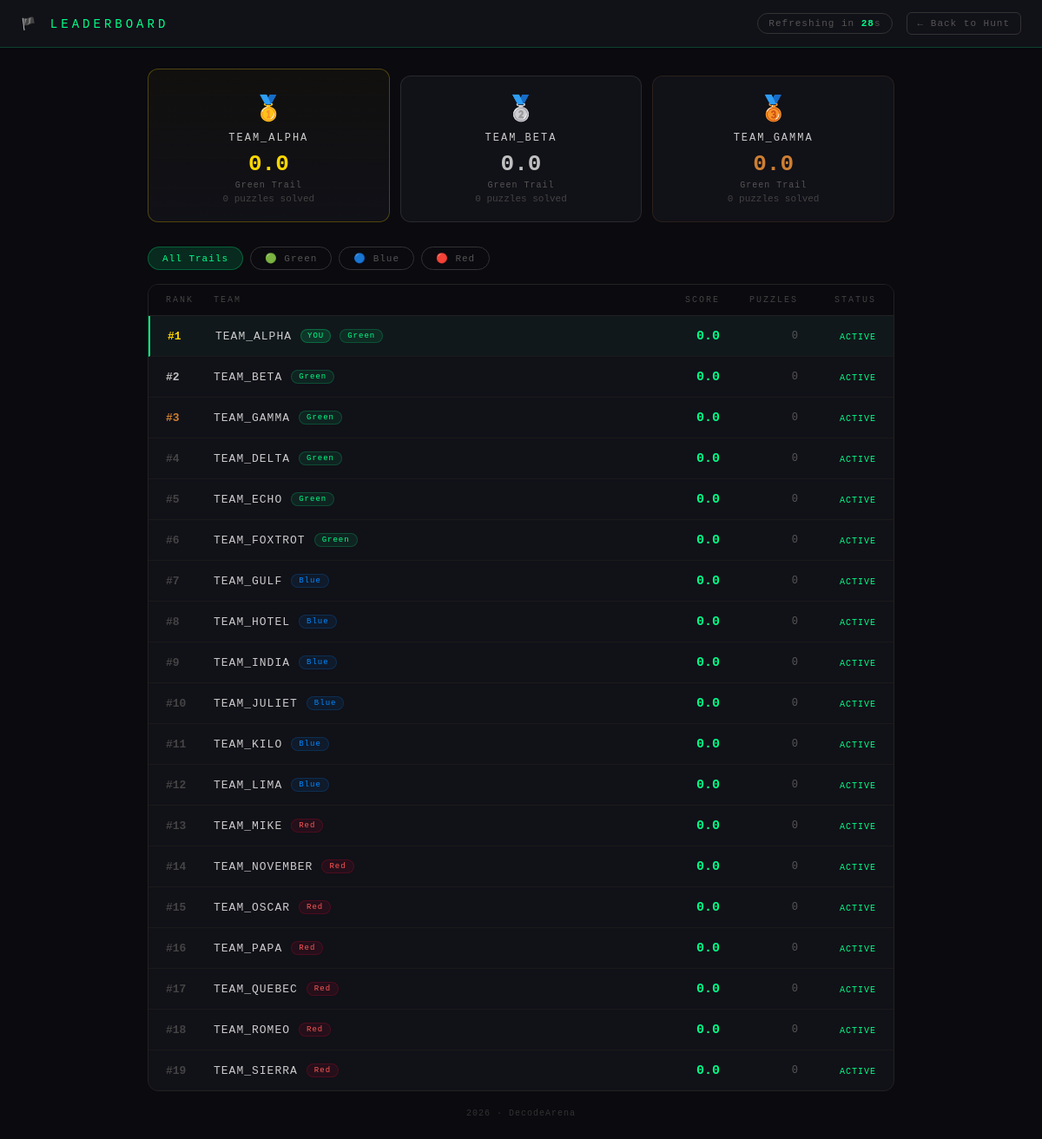
The page /leaderboard (signed in) on the database its author committed.
### tables this page shows
CREATE TABLE teams (
        id INTEGER PRIMARY KEY AUTOINCREMENT,
        team_name TEXT UNIQUE NOT NULL,
        password TEXT NOT NULL,
        trail TEXT NOT NULL,
        score REAL DEFAULT 0,
        puzzles_solved INTEGER DEFAULT 0,
        current_stage INTEGER DEFAULT 1,
        disqualified INTEGER DEFAULT 0
    );

### app.py (the view)
@app.route('/leaderboard')
def leaderboard():
    conn = get_db()
    c    = conn.cursor()
    c.execute('''SELECT team_name, trail, score, puzzles_solved
                 FROM teams
                 WHERE disqualified=0
                 ORDER BY score DESC, puzzles_solved DESC''')
    teams = c.fetchall()
    conn.close()
    remaining, status = get_time_remaining()
    return render_template('leaderboard.html',
                           teams=teams,
                           session=session,
                           time_remaining=remaining,
                           event_status=status)

### app.py (called while the page is built, shortened)
def get_event():
    conn = get_db()
    c = conn.cursor()
    c.execute('SELECT * FROM event_control WHERE id=1')
    event = c.fetchone()
    conn.close()
    return event

def get_time_remaining():
    event = get_event()
    if not event or event['status'] == 'waiting':
        return event['duration_seconds'], 'waiting'
    if event['status'] == 'ended':
        return 0, 'ended'

### database.py (called while the page is built)
def get_db():
    conn = sqlite3.connect('hunt.db')
    conn.row_factory = sqlite3.Row
    return conn

### templates/leaderboard.html (shortened to what this page needs)
<!DOCTYPE html>
<html lang="en">
<head>
</head>
<body>
<div class="navbar">
  <span class="nav-title">🏴 Leaderboard</span>
  <div class="nav-right">
    <div class="countdown-pill">
      Refreshing in <span id="countdown">30</span>s
    </div>
    <a href="/dashboard" class="back-btn">← Back to Hunt</a>
  </div>
</div>
<div class="main">
  {% if teams %}
  <div class="podium">
    {% for team in teams[:3] %}
    <div class="podium-card rank-{{ loop.index }}">
      <span class="medal">
        {{ '🥇' if loop.index == 1 else '🥈' if loop.index == 2 else '🥉' }}
      </span>
      <div class="podium-name">{{ team['team_name'] }}</div>
      <div class="podium-score">{{ "%.1f"|format(team['score']) }}</div>
      <div class="podium-trail">{{ team['trail'] }} Trail</div>
      <div class="podium-puzzles">{{ team['puzzles_solved'] }} puzzles solved</div>
    </div>
    {% endfor %}
  </div>
  <div class="filter-row">
    <button class="filter-btn active" id="filter-All"
            onclick="filterTrail('All')">All Trails</button>
    <button class="filter-btn" id="filter-Green"
            onclick="filterTrail('Green')">🟢 Green</button>
    <button class="filter-btn" id="filter-Blue"
            onclick="filterTrail('Blue')">🔵 Blue</button>
    <button class="filter-btn" id="filter-Red"
            onclick="filterTrail('Red')">🔴 Red</button>
  </div>
  <div class="table-card">
    <div class="table-header">
      <span>Rank</span>
      <span>Team</span>
      <span style="text-align:right">Score</span>
      <span style="text-align:right">Puzzles</span>
      <span style="text-align:right">Status</span>
    </div>
    {% for team in teams %}
    <div class="table-row
         {{ 'my-team' if team['team_name'] == session.get('team_name','') }}"
         data-trail="{{ team['trail'] }}">
      <span class="rank-cell
            {{ 'gold' if loop.index == 1 else
               'silver' if loop.index == 2 else
               'bronze' if loop.index == 3 else '' }}">
        #{{ loop.index }}
      </span>
      <div class="name-cell">
        <span class="team-name-text">{{ team['team_name'] }}</span>
        {% if team['team_name'] == session.get('team_name','') %}
        <span class="you-badge">YOU</span>
        {% endif %}
        <span class="trail-pill pill-{{ team['trail'] }}">
          {{ team['trail'] }}
        </span>
      </div>
      <span class="score-cell">{{ "%.1f"|format(team['score']) }}</span>
      <span class="puzzles-cell">{{ team['puzzles_solved'] }}</span>
      <span class="status-cell">
        {% if team['puzzles_solved'] >= 11 %}
        <span class="status-done">COMPLETE</span>
        {% else %}
        <span class="status-active">ACTIVE</span>
        {% endif %}
      </span>
    </div>
    {% endfor %}
  </div>
  {% endif %}
  <div class="footer">
    2026 · DecodeArena
  </div>
</div>
</body>
</html>

### templates/leaderboard.html (style rules this page uses)
* { box-sizing: border-box; margin: 0; padding: 0; }
body { font-family: 'Courier New', monospace; background: #0a0a0f; color: #cccccc; min-height: 100vh; }
.navbar { background: #111118; border-bottom: 0.5px solid #00ff8833; padding: 14px 24px; display: flex; justify-content: space-between; align-items: center; position: sticky; top: 0; z-index: 100; }
.nav-title { font-size: 14px; color: #00ff88; letter-spacing: 4px; text-transform: uppercase; }
.nav-right { display: flex; align-items: center; gap: 16px; }
.countdown-pill { font-size: 11px; color: #555; letter-spacing: 1px; border: 0.5px solid #333; padding: 5px 12px; border-radius: 20px; }
.countdown-pill span { color: #00ff88; font-weight: bold; }
.back-btn { font-size: 11px; color: #555; text-decoration: none; letter-spacing: 1px; border: 0.5px solid #333; padding: 6px 12px; border-radius: 6px; transition: all 0.2s; }
.main { max-width: 900px; margin: 0 auto; padding: 24px 20px; }
.podium { display: grid; grid-template-columns: 1fr 1fr 1fr; gap: 12px; margin-bottom: 28px; align-items: end; }
.podium-card { background: #111118; border: 0.5px solid #222; border-radius: 12px; padding: 20px 16px; text-align: center; position: relative; transition: transform 0.2s; }
.podium-card.rank-1 { border-color: #ffd70044; background: linear-gradient(180deg, #ffd70008 0%, #111118 100%); padding-top: 28px; }
.podium-card.rank-2 { border-color: #c0c0c022; }
.podium-card.rank-3 { border-color: #cd7f3222; }
.medal { font-size: 28px; margin-bottom: 10px; display: block; }
.podium-name { font-size: 12px; color: #cccccc; letter-spacing: 2px; text-transform: uppercase; margin-bottom: 8px; word-break: break-all; }
.podium-score { font-size: 26px; font-weight: bold; margin-bottom: 4px; }
.rank-1 .podium-score { color: #ffd700; }
.rank-2 .podium-score { color: #c0c0c0; }
.rank-3 .podium-score { color: #cd7f32; }
.podium-trail { font-size: 10px; color: #555; letter-spacing: 1px; margin-bottom: 4px; }
.podium-puzzles { font-size: 11px; color: #444; }
.filter-row { display: flex; gap: 8px; margin-bottom: 16px; }
.filter-btn { padding: 6px 16px; border-radius: 20px; font-size: 11px; font-family: 'Courier New', monospace; letter-spacing: 1px; cursor: pointer; border: 0.5px solid #333; background: transparent; color: #555; transition: all 0.15s; }
.filter-btn.active { background: #00ff8822; color: #00ff88; border-color: #00ff8844; }
.table-card { background: #111118; border: 0.5px solid #222; border-radius: 12px; overflow: hidden; }
.table-header { display: grid; grid-template-columns: 55px 1fr 90px 90px 90px; padding: 12px 20px; background: #0a0a0f; border-bottom: 0.5px solid #222; font-size: 10px; color: #444; letter-spacing: 2px; text-transform: uppercase; }
.table-row { display: grid; grid-template-columns: 55px 1fr 90px 90px 90px; padding: 14px 20px; border-bottom: 0.5px solid #1a1a1a; align-items: center; transition: background 0.15s; cursor: default; }
.table-row:last-child { border-bottom: none; }
.table-row.my-team { background: #00ff8808; border-left: 2px solid #00ff88; }
.rank-cell { font-size: 13px; font-weight: bold; color: #444; }
.rank-cell.gold { color: #ffd700; }
.rank-cell.silver { color: #c0c0c0; }
.rank-cell.bronze { color: #cd7f32; }
.name-cell { display: flex; align-items: center; gap: 10px; }
.team-name-text { font-size: 13px; color: #cccccc; letter-spacing: 1px; text-transform: uppercase; }
.you-badge { font-size: 9px; padding: 2px 7px; background: #00ff8822; color: #00ff88; border: 0.5px solid #00ff8844; border-radius: 20px; letter-spacing: 1px; }
.trail-pill { font-size: 9px; padding: 2px 8px; border-radius: 20px; letter-spacing: 1px; }
.pill-Green { background: #00ff8815; color: #00ff88; border: 0.5px solid #00ff8830; }
.pill-Blue { background: #0088ff15; color: #0088ff; border: 0.5px solid #0088ff30; }
.pill-Red { background: #ff003315; color: #ff5555; border: 0.5px solid #ff003330; }
.score-cell { font-size: 15px; font-weight: bold; color: #00ff88; text-align: right; }
.puzzles-cell { font-size: 12px; color: #555; text-align: right; }
.status-cell { text-align: right; }
.status-active { font-size: 10px; color: #00ff88; letter-spacing: 1px; }
.footer { text-align: center; margin-top: 20px; font-size: 10px; color: #333; letter-spacing: 1px; }
.table-row { animation: fadeIn 0.3s ease forwards; }

### rows shown on the page
teams: index "🥇", team_name "TEAM_ALPHA", score "0.0", trail "Green", puzzles_solved "0", shows "YOU", shows "ACTIVE"
teams: index "🥈", team_name "TEAM_BETA", score "0.0", trail "Green", puzzles_solved "0", shows "ACTIVE"
teams: index "🥉", team_name "TEAM_GAMMA", score "0.0", trail "Green", puzzles_solved "0", shows "ACTIVE"
teams: team_name "TEAM_DELTA", trail "Green", score "0.0", puzzles_solved "0", shows "ACTIVE"
teams: team_name "TEAM_ECHO", trail "Green", score "0.0", puzzles_solved "0", shows "ACTIVE"
teams: team_name "TEAM_FOXTROT", trail "Green", score "0.0", puzzles_solved "0", shows "ACTIVE"
teams: team_name "TEAM_GULF", trail "Blue", score "0.0", puzzles_solved "0", shows "ACTIVE"
teams: team_name "TEAM_HOTEL", trail "Blue", score "0.0", puzzles_solved "0", shows "ACTIVE"
teams: team_name "TEAM_INDIA", trail "Blue", score "0.0", puzzles_solved "0", shows "ACTIVE"
teams: team_name "TEAM_JULIET", trail "Blue", score "0.0", puzzles_solved "0", shows "ACTIVE"
teams: team_name "TEAM_KILO", trail "Blue", score "0.0", puzzles_solved "0", shows "ACTIVE"
teams: team_name "TEAM_LIMA", trail "Blue", score "0.0", puzzles_solved "0", shows "ACTIVE"
teams: team_name "TEAM_MIKE", trail "Red", score "0.0", puzzles_solved "0", shows "ACTIVE"
teams: team_name "TEAM_NOVEMBER", trail "Red", score "0.0", puzzles_solved "0", shows "ACTIVE"
teams: team_name "TEAM_OSCAR", trail "Red", score "0.0", puzzles_solved "0", shows "ACTIVE"
teams: team_name "TEAM_PAPA", trail "Red", score "0.0", puzzles_solved "0", shows "ACTIVE"
teams: team_name "TEAM_QUEBEC", trail "Red", score "0.0", puzzles_solved "0", shows "ACTIVE"
teams: team_name "TEAM_ROMEO", trail "Red", score "0.0", puzzles_solved "0", shows "ACTIVE"
teams: team_name "TEAM_SIERRA", trail "Red", score "0.0", puzzles_solved "0", shows "ACTIVE"
